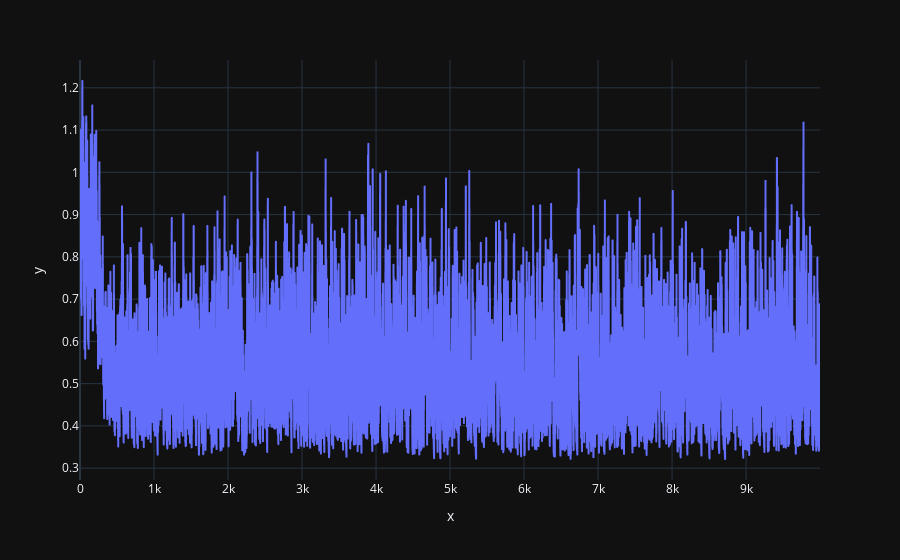

Notebook code cell kept with this figure:
### Code cell
import plotly.express as px

px.line(y=history['q_loss'])

### Figure 1 — Plotly figure (JSON) as saved in the notebook; plotly's stock layout.template omitted (floating-point values rounded to 4 significant figures; data arrays with more than 128 entries replaced by an {"elided": "..."} marker saying what was removed)
{"data": [{"hovertemplate": "x=%{x}<br>y=%{y}<extra></extra>", "legendgroup": "", "line": {"color": "#636efa", "dash": "solid"}, "marker": {"symbol": "circle"}, "mode": "lines", "name": "", "showlegend": false, "x": {"elided": "10000 int values"}, "xaxis": "x", "y": {"elided": "10000 float values"}, "yaxis": "y", "type": "scattergl"}], "layout": {"xaxis": {"anchor": "y", "domain": [0.0, 1.0], "title": {"text": "x"}}, "yaxis": {"anchor": "x", "domain": [0.0, 1.0], "title": {"text": "y"}}, "legend": {"tracegroupgap": 0}, "margin": {"t": 60}}}
